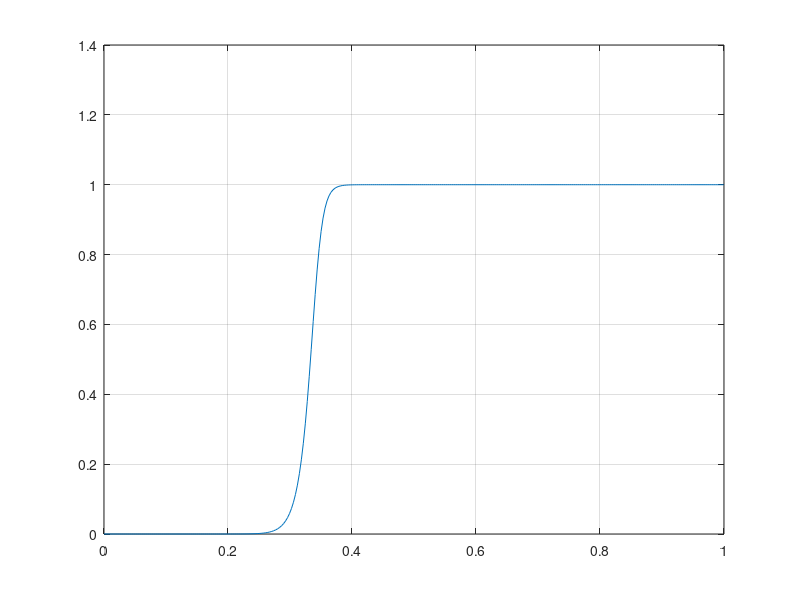

Here is the MATLAB script that generated this plot:
clc ;
close all ;
clear all ;

alphap=4;
alphas=30;
fp=350;
fs=300;
f=6500
ohmp=(2*pi*fp)/f
ohms=(2*pi*fs)/f

[N,wn]=buttord(ohmp,ohms,alphap,alphas);
[B,A]=butter(N,wn,'high');
t=0:.01:pi;
[h,ohm]=freqz(B,A,t);
plot(ohm/pi,abs(h))
grid on ; 